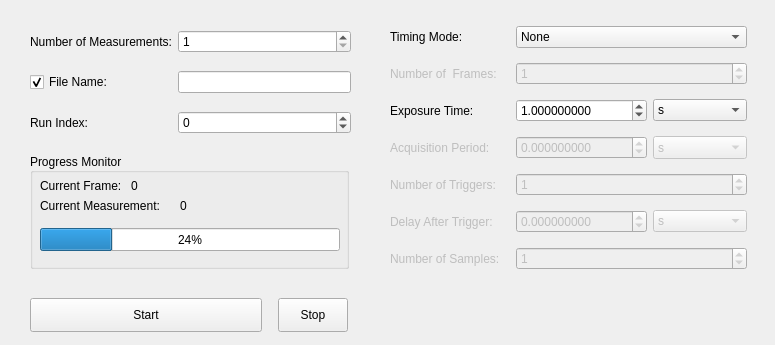
<?xml version="1.0" encoding="UTF-8"?>
<ui version="4.0">
 <class>TabMeasurementObject</class>
 <widget class="QWidget" name="TabMeasurementObject">
  <property name="geometry">
   <rect>
    <x>0</x>
    <y>0</y>
    <width>775</width>
    <height>345</height>
   </rect>
  </property>
  <property name="sizePolicy">
   <sizepolicy hsizetype="Preferred" vsizetype="Preferred">
    <horstretch>0</horstretch>
    <verstretch>0</verstretch>
   </sizepolicy>
  </property>
  <property name="minimumSize">
   <size>
    <width>0</width>
    <height>0</height>
   </size>
  </property>
  <property name="maximumSize">
   <size>
    <width>1000</width>
    <height>345</height>
   </size>
  </property>
  <property name="windowTitle">
   <string>Form</string>
  </property>
  <widget class="QGroupBox" name="boxProgress">
   <property name="geometry">
    <rect>
     <x>30</x>
     <y>153</y>
     <width>319</width>
     <height>116</height>
    </rect>
   </property>
   <property name="sizePolicy">
    <sizepolicy hsizetype="Preferred" vsizetype="Preferred">
     <horstretch>0</horstretch>
     <verstretch>0</verstretch>
    </sizepolicy>
   </property>
   <property name="title">
    <string>Progress Monitor</string>
   </property>
   <property name="alignment">
    <set>Qt::AlignLeading|Qt::AlignLeft|Qt::AlignVCenter</set>
   </property>
   <widget class="QProgressBar" name="progressBar">
    <property name="geometry">
     <rect>
      <x>10</x>
      <y>75</y>
      <width>300</width>
      <height>23</height>
     </rect>
    </property>
    <property name="value">
     <number>24</number>
    </property>
   </widget>
   <widget class="QLabel" name="label">
    <property name="geometry">
     <rect>
      <x>10</x>
      <y>25</y>
      <width>91</width>
      <height>16</height>
     </rect>
    </property>
    <property name="text">
     <string>Current Frame: </string>
    </property>
   </widget>
   <widget class="QLabel" name="lblProgressIndex">
    <property name="geometry">
     <rect>
      <x>101</x>
      <y>25</y>
      <width>101</width>
      <height>16</height>
     </rect>
    </property>
    <property name="text">
     <string>0</string>
    </property>
   </widget>
   <widget class="QLabel" name="lblCurrentMeasurement">
    <property name="geometry">
     <rect>
      <x>150</x>
      <y>45</y>
      <width>76</width>
      <height>16</height>
     </rect>
    </property>
    <property name="sizePolicy">
     <sizepolicy hsizetype="Minimum" vsizetype="Preferred">
      <horstretch>0</horstretch>
      <verstretch>0</verstretch>
     </sizepolicy>
    </property>
    <property name="minimumSize">
     <size>
      <width>60</width>
      <height>0</height>
     </size>
    </property>
    <property name="text">
     <string>0</string>
    </property>
    <property name="alignment">
     <set>Qt::AlignLeading|Qt::AlignLeft|Qt::AlignVCenter</set>
    </property>
   </widget>
   <widget class="QLabel" name="label_2">
    <property name="geometry">
     <rect>
      <x>10</x>
      <y>45</y>
      <width>136</width>
      <height>16</height>
     </rect>
    </property>
    <property name="text">
     <string>Current Measurement:</string>
    </property>
   </widget>
  </widget>
  <widget class="QFrame" name="frameTimeResolved">
   <property name="geometry">
    <rect>
     <x>390</x>
     <y>8</y>
     <width>362</width>
     <height>281</height>
    </rect>
   </property>
   <property name="frameShape">
    <enum>QFrame::NoFrame</enum>
   </property>
   <property name="frameShadow">
    <enum>QFrame::Plain</enum>
   </property>
   <widget class="QWidget" name="gridLayoutWidget">
    <property name="geometry">
     <rect>
      <x>0</x>
      <y>10</y>
      <width>357</width>
      <height>264</height>
     </rect>
    </property>
    <layout class="QGridLayout" name="gridTimeResolved">
     <item row="1" column="1">
      <spacer name="horizontalSpacer">
       <property name="orientation">
        <enum>Qt::Horizontal</enum>
       </property>
       <property name="sizeType">
        <enum>QSizePolicy::Fixed</enum>
       </property>
       <property name="sizeHint" stdset="0">
        <size>
         <width>10</width>
         <height>20</height>
        </size>
       </property>
      </spacer>
     </item>
     <item row="3" column="3">
      <widget class="QComboBox" name="comboPeriodUnit">
       <property name="enabled">
        <bool>false</bool>
       </property>
       <property name="sizePolicy">
        <sizepolicy hsizetype="Preferred" vsizetype="Preferred">
         <horstretch>0</horstretch>
         <verstretch>0</verstretch>
        </sizepolicy>
       </property>
       <property name="toolTip">
        <string>&lt;nobr&gt;
Frame period between exposures. 
&lt;/nobr&gt;&lt;br&gt;&lt;nobr&gt;
 #period#
&lt;/nobr&gt;</string>
       </property>
       <property name="layoutDirection">
        <enum>Qt::LeftToRight</enum>
       </property>
       <property name="currentIndex">
        <number>2</number>
       </property>
       <item>
        <property name="text">
         <string>hr</string>
        </property>
       </item>
       <item>
        <property name="text">
         <string>min</string>
        </property>
       </item>
       <item>
        <property name="text">
         <string>s</string>
        </property>
       </item>
       <item>
        <property name="text">
         <string>ms</string>
        </property>
       </item>
       <item>
        <property name="text">
         <string>us</string>
        </property>
       </item>
       <item>
        <property name="text">
         <string>ns</string>
        </property>
       </item>
      </widget>
     </item>
     <item row="0" column="2" colspan="2">
      <widget class="QComboBox" name="comboTimingMode">
       <property name="sizePolicy">
        <sizepolicy hsizetype="Preferred" vsizetype="Fixed">
         <horstretch>0</horstretch>
         <verstretch>0</verstretch>
        </sizepolicy>
       </property>
       <property name="toolTip">
        <string>Timing Mode of the detector. 
 #timing#</string>
       </property>
       <item>
        <property name="text">
         <string>None</string>
        </property>
       </item>
       <item>
        <property name="text">
         <string>Auto</string>
        </property>
       </item>
       <item>
        <property name="text">
         <string>Trigger Exposure Series</string>
        </property>
       </item>
       <item>
        <property name="text">
         <string> Gated with fixed number</string>
        </property>
       </item>
       <item>
        <property name="text">
         <string>Burst Trigger</string>
        </property>
       </item>
      </widget>
     </item>
     <item row="4" column="0">
      <widget class="QLabel" name="lblNumTriggers">
       <property name="enabled">
        <bool>false</bool>
       </property>
       <property name="toolTip">
        <string>Number of Triggers to be expected.
 #cycles#</string>
       </property>
       <property name="text">
        <string>Number of Triggers:</string>
       </property>
      </widget>
     </item>
     <item row="4" column="2" colspan="2">
      <widget class="QSpinBox" name="spinNumTriggers">
       <property name="enabled">
        <bool>false</bool>
       </property>
       <property name="sizePolicy">
        <sizepolicy hsizetype="Preferred" vsizetype="Fixed">
         <horstretch>0</horstretch>
         <verstretch>0</verstretch>
        </sizepolicy>
       </property>
       <property name="toolTip">
        <string>Number of Triggers to be expected.
 #cycles#</string>
       </property>
       <property name="statusTip">
        <string/>
       </property>
       <property name="whatsThis">
        <string/>
       </property>
       <property name="alignment">
        <set>Qt::AlignLeading|Qt::AlignLeft|Qt::AlignVCenter</set>
       </property>
       <property name="keyboardTracking">
        <bool>false</bool>
       </property>
       <property name="suffix">
        <string/>
       </property>
       <property name="minimum">
        <number>-1</number>
       </property>
       <property name="maximum">
        <number>2000000000</number>
       </property>
       <property name="value">
        <number>1</number>
       </property>
      </widget>
     </item>
     <item row="5" column="0">
      <widget class="QLabel" name="lblDelay">
       <property name="enabled">
        <bool>false</bool>
       </property>
       <property name="toolTip">
        <string>The Delay between Trigger Edge and Start of Exposure ( or Readout). 
#delay#</string>
       </property>
       <property name="text">
        <string>Delay After Trigger:</string>
       </property>
      </widget>
     </item>
     <item row="5" column="2">
      <widget class="QDoubleSpinBox" name="spinDelay">
       <property name="enabled">
        <bool>false</bool>
       </property>
       <property name="sizePolicy">
        <sizepolicy hsizetype="Preferred" vsizetype="Fixed">
         <horstretch>0</horstretch>
         <verstretch>0</verstretch>
        </sizepolicy>
       </property>
       <property name="toolTip">
        <string>The Delay between Trigger Edge and Start of Exposure ( or Readout). 
#delay#</string>
       </property>
       <property name="alignment">
        <set>Qt::AlignLeading|Qt::AlignLeft|Qt::AlignVCenter</set>
       </property>
       <property name="keyboardTracking">
        <bool>false</bool>
       </property>
       <property name="decimals">
        <number>9</number>
       </property>
       <property name="minimum">
        <double>-1.000000000000000</double>
       </property>
       <property name="maximum">
        <double>2000000000.000000000000000</double>
       </property>
       <property name="value">
        <double>0.000000000000000</double>
       </property>
      </widget>
     </item>
     <item row="5" column="3">
      <widget class="QComboBox" name="comboDelayUnit">
       <property name="enabled">
        <bool>false</bool>
       </property>
       <property name="sizePolicy">
        <sizepolicy hsizetype="Preferred" vsizetype="Fixed">
         <horstretch>0</horstretch>
         <verstretch>0</verstretch>
        </sizepolicy>
       </property>
       <property name="toolTip">
        <string>The Delay between Trigger Edge and Start of Exposure ( or Readout). 
#delay#</string>
       </property>
       <property name="layoutDirection">
        <enum>Qt::LeftToRight</enum>
       </property>
       <property name="currentIndex">
        <number>2</number>
       </property>
       <item>
        <property name="text">
         <string>hr</string>
        </property>
       </item>
       <item>
        <property name="text">
         <string>min</string>
        </property>
       </item>
       <item>
        <property name="text">
         <string>s</string>
        </property>
       </item>
       <item>
        <property name="text">
         <string>ms</string>
        </property>
       </item>
       <item>
        <property name="text">
         <string>us</string>
        </property>
       </item>
       <item>
        <property name="text">
         <string>ns</string>
        </property>
       </item>
      </widget>
     </item>
     <item row="1" column="0">
      <widget class="QLabel" name="lblNumFrames">
       <property name="enabled">
        <bool>false</bool>
       </property>
       <property name="text">
        <string>Number of  Frames:</string>
       </property>
      </widget>
     </item>
     <item row="1" column="2" colspan="2">
      <widget class="QSpinBox" name="spinNumFrames">
       <property name="enabled">
        <bool>false</bool>
       </property>
       <property name="sizePolicy">
        <sizepolicy hsizetype="Preferred" vsizetype="Fixed">
         <horstretch>0</horstretch>
         <verstretch>0</verstretch>
        </sizepolicy>
       </property>
       <property name="toolTip">
        <string>Number of measurements (not in real time) that will be acquired. 
 #frames#</string>
       </property>
       <property name="statusTip">
        <string/>
       </property>
       <property name="whatsThis">
        <string/>
       </property>
       <property name="alignment">
        <set>Qt::AlignLeading|Qt::AlignLeft|Qt::AlignVCenter</set>
       </property>
       <property name="keyboardTracking">
        <bool>false</bool>
       </property>
       <property name="suffix">
        <string/>
       </property>
       <property name="minimum">
        <number>-1</number>
       </property>
       <property name="maximum">
        <number>2000000000</number>
       </property>
       <property name="value">
        <number>1</number>
       </property>
      </widget>
     </item>
     <item row="2" column="0">
      <widget class="QLabel" name="lblExpTime">
       <property name="enabled">
        <bool>true</bool>
       </property>
       <property name="toolTip">
        <string>&lt;nobr&gt;
Exposure Time of a frame.
&lt;/nobr&gt;&lt;br&gt;&lt;nobr&gt;
 #exptime#
&lt;/nobr&gt;</string>
       </property>
       <property name="text">
        <string>Exposure Time:</string>
       </property>
      </widget>
     </item>
     <item row="2" column="2">
      <widget class="QDoubleSpinBox" name="spinExpTime">
       <property name="enabled">
        <bool>true</bool>
       </property>
       <property name="sizePolicy">
        <sizepolicy hsizetype="Preferred" vsizetype="Fixed">
         <horstretch>0</horstretch>
         <verstretch>0</verstretch>
        </sizepolicy>
       </property>
       <property name="toolTip">
        <string>&lt;nobr&gt;
Exposure Time of a frame.
&lt;/nobr&gt;&lt;br&gt;&lt;nobr&gt;
 #exptime#
&lt;/nobr&gt;</string>
       </property>
       <property name="alignment">
        <set>Qt::AlignLeading|Qt::AlignLeft|Qt::AlignVCenter</set>
       </property>
       <property name="keyboardTracking">
        <bool>false</bool>
       </property>
       <property name="decimals">
        <number>9</number>
       </property>
       <property name="minimum">
        <double>-1.000000000000000</double>
       </property>
       <property name="maximum">
        <double>2000000000.000000000000000</double>
       </property>
       <property name="value">
        <double>1.000000000000000</double>
       </property>
      </widget>
     </item>
     <item row="2" column="3">
      <widget class="QComboBox" name="comboExpUnit">
       <property name="enabled">
        <bool>true</bool>
       </property>
       <property name="sizePolicy">
        <sizepolicy hsizetype="Preferred" vsizetype="Fixed">
         <horstretch>0</horstretch>
         <verstretch>0</verstretch>
        </sizepolicy>
       </property>
       <property name="toolTip">
        <string>&lt;nobr&gt;
Exposure Time of a frame.
&lt;/nobr&gt;&lt;br&gt;&lt;nobr&gt;
 #exptime#
&lt;/nobr&gt;</string>
       </property>
       <property name="layoutDirection">
        <enum>Qt::LeftToRight</enum>
       </property>
       <property name="currentIndex">
        <number>2</number>
       </property>
       <item>
        <property name="text">
         <string>hr</string>
        </property>
       </item>
       <item>
        <property name="text">
         <string>min</string>
        </property>
       </item>
       <item>
        <property name="text">
         <string>s</string>
        </property>
       </item>
       <item>
        <property name="text">
         <string>ms</string>
        </property>
       </item>
       <item>
        <property name="text">
         <string>us</string>
        </property>
       </item>
       <item>
        <property name="text">
         <string>ns</string>
        </property>
       </item>
      </widget>
     </item>
     <item row="3" column="0">
      <widget class="QLabel" name="lblPeriod">
       <property name="enabled">
        <bool>false</bool>
       </property>
       <property name="toolTip">
        <string>&lt;nobr&gt;
Frame period between exposures. 
&lt;/nobr&gt;&lt;br&gt;&lt;nobr&gt;
 #period#
&lt;/nobr&gt;</string>
       </property>
       <property name="text">
        <string>Acquisition Period:</string>
       </property>
      </widget>
     </item>
     <item row="3" column="2">
      <widget class="QDoubleSpinBox" name="spinPeriod">
       <property name="enabled">
        <bool>false</bool>
       </property>
       <property name="sizePolicy">
        <sizepolicy hsizetype="Preferred" vsizetype="Fixed">
         <horstretch>0</horstretch>
         <verstretch>0</verstretch>
        </sizepolicy>
       </property>
       <property name="toolTip">
        <string>&lt;nobr&gt;
Frame period between exposures. 
&lt;/nobr&gt;&lt;br&gt;&lt;nobr&gt;
 #period#
&lt;/nobr&gt;</string>
       </property>
       <property name="alignment">
        <set>Qt::AlignLeading|Qt::AlignLeft|Qt::AlignVCenter</set>
       </property>
       <property name="keyboardTracking">
        <bool>false</bool>
       </property>
       <property name="decimals">
        <number>9</number>
       </property>
       <property name="minimum">
        <double>-1.000000000000000</double>
       </property>
       <property name="maximum">
        <double>2000000000.000000000000000</double>
       </property>
       <property name="value">
        <double>0.000000000000000</double>
       </property>
      </widget>
     </item>
     <item row="0" column="0">
      <widget class="QLabel" name="lblTimingMode">
       <property name="text">
        <string>Timing Mode:</string>
       </property>
      </widget>
     </item>
     <item row="6" column="0">
      <widget class="QLabel" name="lblNumSamples">
       <property name="enabled">
        <bool>false</bool>
       </property>
       <property name="toolTip">
        <string>Number of Triggers to be expected.
 #cycles#</string>
       </property>
       <property name="text">
        <string>Number of Samples:</string>
       </property>
      </widget>
     </item>
     <item row="6" column="2" colspan="2">
      <widget class="QSpinBox" name="spinNumSamples">
       <property name="enabled">
        <bool>false</bool>
       </property>
       <property name="sizePolicy">
        <sizepolicy hsizetype="Preferred" vsizetype="Fixed">
         <horstretch>0</horstretch>
         <verstretch>0</verstretch>
        </sizepolicy>
       </property>
       <property name="toolTip">
        <string>Number of Triggers to be expected.
 #cycles#</string>
       </property>
       <property name="statusTip">
        <string/>
       </property>
       <property name="whatsThis">
        <string/>
       </property>
       <property name="alignment">
        <set>Qt::AlignLeading|Qt::AlignLeft|Qt::AlignVCenter</set>
       </property>
       <property name="keyboardTracking">
        <bool>false</bool>
       </property>
       <property name="suffix">
        <string/>
       </property>
       <property name="minimum">
        <number>-1</number>
       </property>
       <property name="maximum">
        <number>2000000000</number>
       </property>
       <property name="value">
        <number>1</number>
       </property>
      </widget>
     </item>
    </layout>
   </widget>
   <zorder>gridLayoutWidget</zorder>
   <zorder>spinNumSamples</zorder>
  </widget>
  <widget class="QFrame" name="frameNotTimeResolved">
   <property name="geometry">
    <rect>
     <x>20</x>
     <y>5</y>
     <width>336</width>
     <height>159</height>
    </rect>
   </property>
   <property name="frameShape">
    <enum>QFrame::NoFrame</enum>
   </property>
   <property name="frameShadow">
    <enum>QFrame::Plain</enum>
   </property>
   <widget class="QWidget" name="gridLayoutWidget_3">
    <property name="geometry">
     <rect>
      <x>10</x>
      <y>13</y>
      <width>321</width>
      <height>130</height>
     </rect>
    </property>
    <layout class="QGridLayout" name="gridLayout">
     <property name="verticalSpacing">
      <number>6</number>
     </property>
     <item row="0" column="0">
      <widget class="QLabel" name="label_5">
       <property name="text">
        <string>Number of Measurements:</string>
       </property>
      </widget>
     </item>
     <item row="0" column="1" colspan="2">
      <widget class="QSpinBox" name="spinNumMeasurements">
       <property name="sizePolicy">
        <sizepolicy hsizetype="Preferred" vsizetype="Fixed">
         <horstretch>0</horstretch>
         <verstretch>0</verstretch>
        </sizepolicy>
       </property>
       <property name="toolTip">
        <string>Number of measurements (not in real time) that will be acquired. 
 #frames#</string>
       </property>
       <property name="statusTip">
        <string/>
       </property>
       <property name="whatsThis">
        <string/>
       </property>
       <property name="alignment">
        <set>Qt::AlignLeading|Qt::AlignLeft|Qt::AlignVCenter</set>
       </property>
       <property name="keyboardTracking">
        <bool>false</bool>
       </property>
       <property name="suffix">
        <string/>
       </property>
       <property name="minimum">
        <number>1</number>
       </property>
       <property name="maximum">
        <number>2000000000</number>
       </property>
       <property name="value">
        <number>1</number>
       </property>
      </widget>
     </item>
     <item row="1" column="1" colspan="2">
      <widget class="QLineEdit" name="dispFileName">
       <property name="sizePolicy">
        <sizepolicy hsizetype="Preferred" vsizetype="Fixed">
         <horstretch>0</horstretch>
         <verstretch>0</verstretch>
        </sizepolicy>
       </property>
       <property name="toolTip">
        <string>Root of the file name  - please check that the output directory is correctly set and select the file name format. 
 #fname#</string>
       </property>
       <property name="text">
        <string/>
       </property>
      </widget>
     </item>
     <item row="2" column="0">
      <widget class="QLabel" name="label_8">
       <property name="text">
        <string>Run Index:</string>
       </property>
      </widget>
     </item>
     <item row="2" column="1" colspan="2">
      <widget class="QSpinBox" name="spinIndex">
       <property name="sizePolicy">
        <sizepolicy hsizetype="Preferred" vsizetype="Fixed">
         <horstretch>0</horstretch>
         <verstretch>0</verstretch>
        </sizepolicy>
       </property>
       <property name="toolTip">
        <string>Run index (automatically incremented) 
 #index#</string>
       </property>
       <property name="statusTip">
        <string/>
       </property>
       <property name="whatsThis">
        <string/>
       </property>
       <property name="alignment">
        <set>Qt::AlignLeading|Qt::AlignLeft|Qt::AlignVCenter</set>
       </property>
       <property name="keyboardTracking">
        <bool>false</bool>
       </property>
       <property name="suffix">
        <string/>
       </property>
       <property name="minimum">
        <number>-1</number>
       </property>
       <property name="maximum">
        <number>2000000000</number>
       </property>
       <property name="value">
        <number>0</number>
       </property>
      </widget>
     </item>
     <item row="1" column="0">
      <widget class="QCheckBox" name="chkFile">
       <property name="toolTip">
        <string>&lt;nobr&gt;Sets output file name prefix&lt;/nobr&gt;&lt;br&gt;
&lt;nobr&gt;Check the box to enable write to file. &lt;/nobr&gt;</string>
       </property>
       <property name="text">
        <string>File Name:</string>
       </property>
       <property name="checked">
        <bool>true</bool>
       </property>
      </widget>
     </item>
    </layout>
   </widget>
  </widget>
  <widget class="QWidget" name="horizontalLayoutWidget">
   <property name="geometry">
    <rect>
     <x>30</x>
     <y>298</y>
     <width>318</width>
     <height>34</height>
    </rect>
   </property>
   <layout class="QHBoxLayout" name="horizontalLayout">
    <item>
     <widget class="QPushButton" name="btnStart">
      <property name="sizePolicy">
       <sizepolicy hsizetype="Preferred" vsizetype="Expanding">
        <horstretch>0</horstretch>
        <verstretch>0</verstretch>
       </sizepolicy>
      </property>
      <property name="focusPolicy">
       <enum>Qt::NoFocus</enum>
      </property>
      <property name="toolTip">
       <string>Starts Acquisition</string>
      </property>
      <property name="text">
       <string>Start</string>
      </property>
      <property name="icon">
       <iconset resource="../include/icons.qrc">
        <normaloff>:/icons/images/start.png</normaloff>:/icons/images/start.png</iconset>
      </property>
      <property name="shortcut">
       <string>Shift+Space</string>
      </property>
      <property name="checkable">
       <bool>false</bool>
      </property>
      <property name="flat">
       <bool>false</bool>
      </property>
     </widget>
    </item>
    <item>
     <spacer name="horizontalSpacer_2">
      <property name="orientation">
       <enum>Qt::Horizontal</enum>
      </property>
      <property name="sizeType">
       <enum>QSizePolicy::Fixed</enum>
      </property>
      <property name="sizeHint" stdset="0">
       <size>
        <width>10</width>
        <height>20</height>
       </size>
      </property>
     </spacer>
    </item>
    <item>
     <widget class="QPushButton" name="btnStop">
      <property name="enabled">
       <bool>true</bool>
      </property>
      <property name="sizePolicy">
       <sizepolicy hsizetype="Preferred" vsizetype="Expanding">
        <horstretch>0</horstretch>
        <verstretch>0</verstretch>
       </sizepolicy>
      </property>
      <property name="maximumSize">
       <size>
        <width>70</width>
        <height>16777215</height>
       </size>
      </property>
      <property name="focusPolicy">
       <enum>Qt::NoFocus</enum>
      </property>
      <property name="toolTip">
       <string>Stops Acquisition</string>
      </property>
      <property name="text">
       <string>Stop</string>
      </property>
      <property name="icon">
       <iconset resource="../include/icons.qrc">
        <normaloff>:/icons/images/stop.png</normaloff>:/icons/images/stop.png</iconset>
      </property>
      <property name="checkable">
       <bool>false</bool>
      </property>
      <property name="flat">
       <bool>false</bool>
      </property>
     </widget>
    </item>
   </layout>
  </widget>
 </widget>
 <tabstops>
  <tabstop>spinNumMeasurements</tabstop>
  <tabstop>chkFile</tabstop>
  <tabstop>dispFileName</tabstop>
  <tabstop>spinIndex</tabstop>
  <tabstop>comboTimingMode</tabstop>
  <tabstop>spinNumFrames</tabstop>
  <tabstop>spinExpTime</tabstop>
  <tabstop>comboExpUnit</tabstop>
  <tabstop>spinPeriod</tabstop>
  <tabstop>comboPeriodUnit</tabstop>
  <tabstop>spinNumTriggers</tabstop>
  <tabstop>spinDelay</tabstop>
  <tabstop>comboDelayUnit</tabstop>
 </tabstops>
 <resources>
  <include location="../include/icons.qrc"/>
 </resources>
 <connections/>
</ui>
